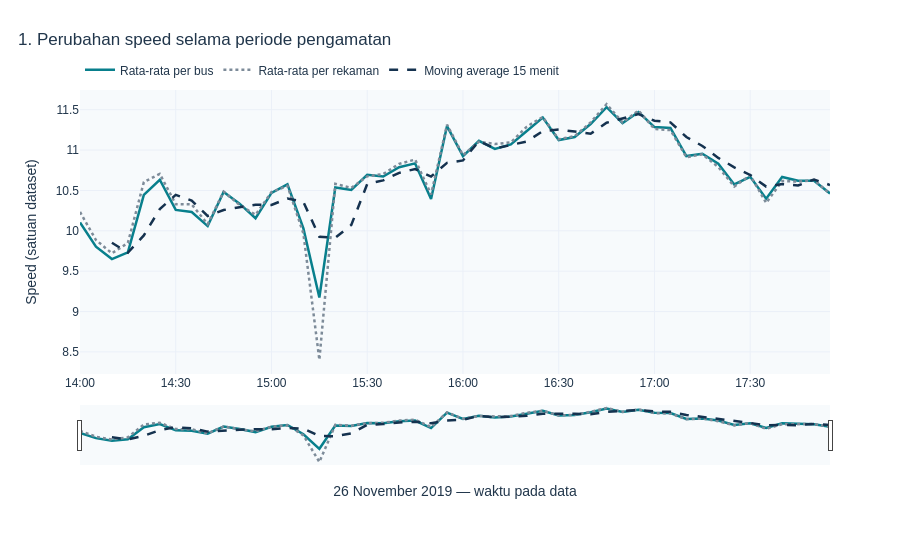

Here is the notebook cell this chart was saved with:
### Markdown cell above
## Bagian 3: Enam Visualisasi Interaktif

Hover untuk melihat nilai, klik legenda untuk memilih seri, dan gunakan zoom.
HTML setiap grafik memakai JavaScript lokal dalam folder yang sama. Laporan
gabungan menanam JavaScript satu kali sehingga dapat dibuka tanpa internet.

### 1. Tren speed per lima menit
Rata-rata per bus, rata-rata per rekaman, dan MA 15 menit dibandingkan. Perbedaan
bobot pelaporan tidak disamakan dengan perubahan jumlah penumpang.

### Code cell
fig1=go.Figure()
hover=[[int(r['jumlah_rekaman']),int(r['bus_tercatat'])] for r in temporal.iter_rows(named=True)]
for col,label,color,dash in [('speed_mean_bus','Rata-rata per bus',COLORS['teal'],'solid'),
    ('speed_mean_rekaman','Rata-rata per rekaman',COLORS['gray'],'dot'),
    ('ma_15_menit','Moving average 15 menit',COLORS['navy'],'dash')]:
    fig1.add_trace(go.Scatter(x=temporal['gps_datetime'].to_list(),y=temporal[col].to_list(),name=label,mode='lines',
        line={'color':color,'width':2.5,'dash':dash},customdata=hover,
        hovertemplate='%{x|%H:%M}<br>Speed: %{y:.2f}<br>Rekaman: %{customdata[0]:,}<br>Bus: %{customdata[1]:,}<extra>%{fullData.name}</extra>'))
fig1.update_layout(title='1. Perubahan speed selama periode pengamatan',xaxis_title='26 November 2019 — waktu pada data',
    yaxis_title='Speed (satuan dataset)',hovermode='x unified',legend={'orientation':'h','x':0,'y':1.02,'yanchor':'bottom'})
fig1.update_xaxes(tickformat='%H:%M',rangeslider={'visible':True,'thickness':0.16})
publish(fig1,'01_tren_waktu.html',560)
